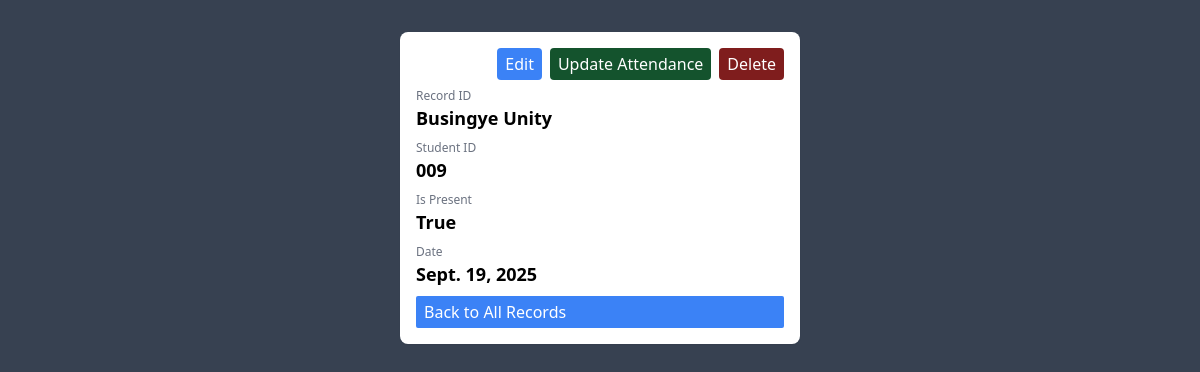
Screenshot of /view/7/ with the database file from the repository.
### anger/models.py (models this page shows)
class Attend(models.Model):
    name = models.CharField(max_length=100)
    student_id = models.CharField(max_length=3)
    is_present = models.BooleanField()
    date = models.DateField()

### anger/views.py (the view)
# urls.py: path('view/<str:record_id>/',viewOneStudent),
def viewOneStudent(request,record_id):
    selected = Attend.objects.get(id=record_id)
    context ={
        'selected':selected
    }
    return render(request,'view.html',context)

### anger/templates/view.html (shortened to what this page needs)
<!DOCTYPE html>
<html lang="en">
<head>
    <script src="https://cdn.tailwindcss.com"></script>
</head>
<body class="bg-gray-700">
    <div class="flex flex-col gap-2 mx-auto max-w-[400px] p-4 shadow-sm my-8 rounded-lg bg-white">
        <div class="flex gap-2 justify-end">
            <a href="/edit/{{selected.id}}" class="px-2 py-1 bg-blue-500 text-white rounded">Edit</a>
            <a href="/update/{{selected.id}}" class="px-2 py-1 bg-green-900 text-white rounded">Update Attendance</a>
            <a href="/delete/{{selected.id}}" class="px-2 py-1 bg-red-900 text-white rounded"> Delete</a>
            </div>
            <div>
            <p class="text-gray-500 text-xs">Record ID</p>
            <h1 class="text-lg font-semibold">{{ selected.name}}</h1>
        </div>
        <div>
            <p class="text-gray-500 text-xs">Student ID</p>
            <h1 class="text-lg font-semibold">{{selected.student_id}}</h1>
        </div>
        <div>
            <p class="text-gray-500 text-xs">Is Present</p>
            <h1 class="text-lg font-semibold">{{selected.is_present}}</h1>
        </div>
        <div>
            <p class="text-gray-500 text-xs">Date</p>
            <h1 class="text-lg font-semibold">{{selected.date}}</h1>
        </div>
      <a href='/' class="px-2 py-1 bg-blue-500 text-white rounded-sm shadow>Back to All Records">Back to All Records</a>
    </div>
</body>
</html>

### rows the page displays
Attend: name "Busingye Unity", student_id "009", is_present "True", date "Sept. 19, 2025"
